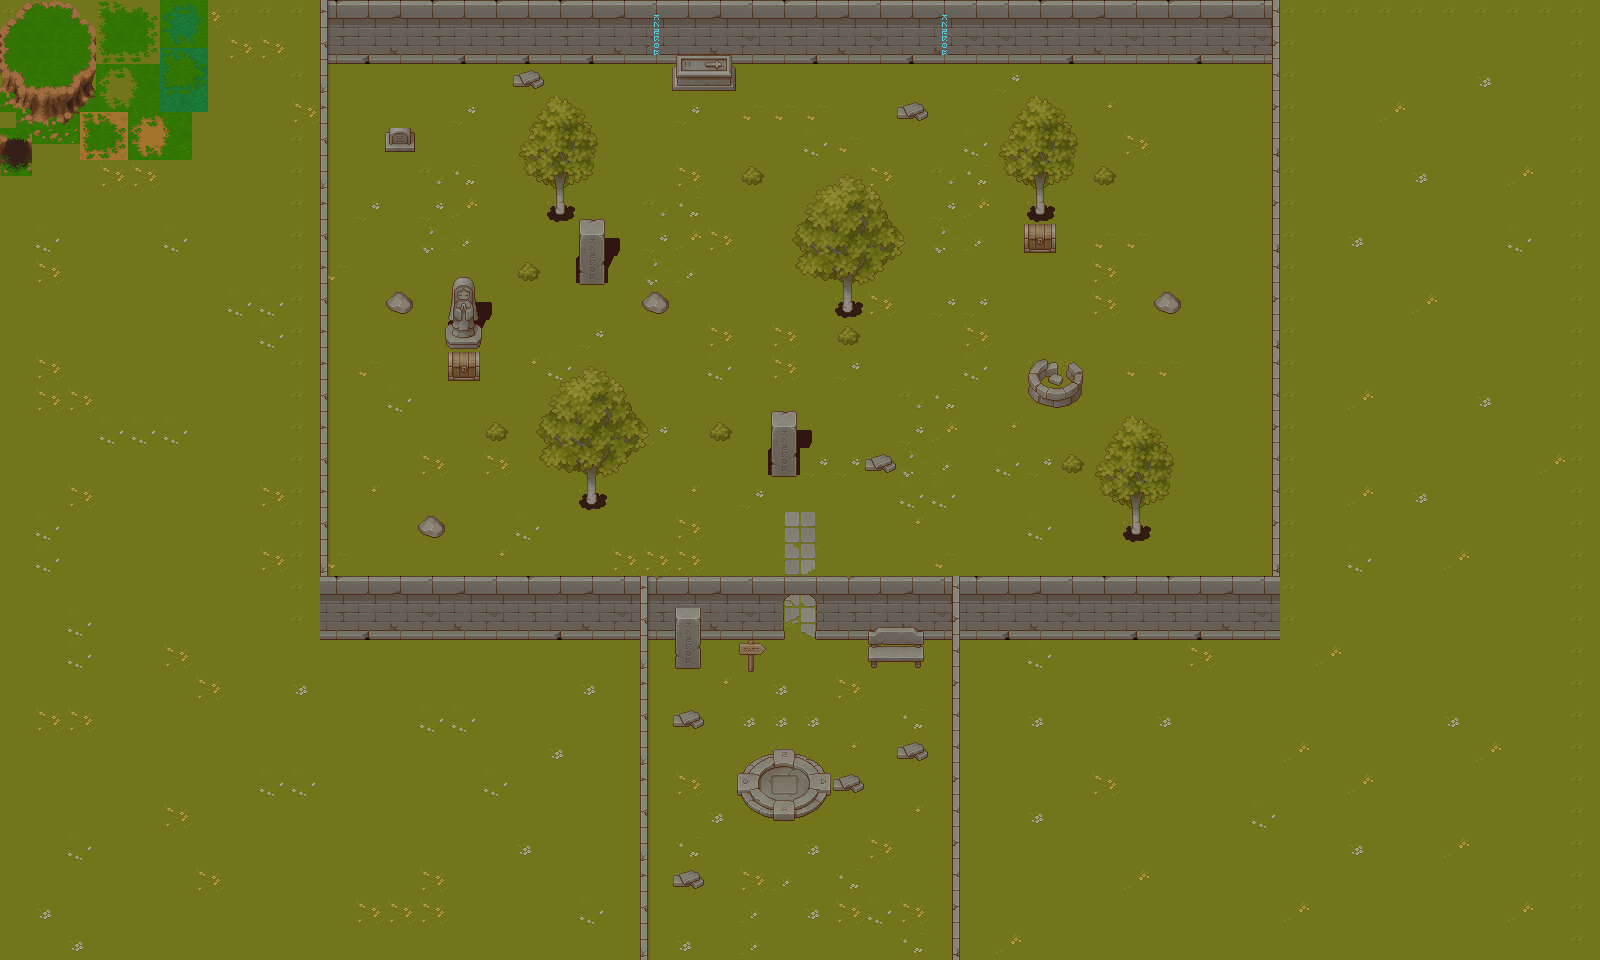

Rendered tile map (Tiled .tmx) drawn with the repository's tilesets; below, a short description and the map source with its tile grids summarised:
An orthogonal 50x30 tile map with 32x32 px tiles, 6 tile layers (Suelo, SHADOWS, MUROS, MUROS LATERALES, ...), 10 tilesets.

<map version="1.9" tiledversion="1.9.2" orientation="orthogonal" renderorder="right-down" width="50" height="30" tilewidth="32" tileheight="32" infinite="0" nextlayerid="11" nextobjectid="1">
 <tileset firstgid="1" source="Tilset/Tiles.tsx" />
 <tileset firstgid="145" source="Tilset/Enviroment Props.tsx" />
 <tileset firstgid="289" source="Tilset/Trees.tsx" />
 <tileset firstgid="366" source="Tilset/TX Tileset Grass.tsx" />
 <tileset firstgid="430" source="Tilset/TX Tileset Wall.tsx" />
 <tileset firstgid="686" source="Tilset/TX Props.tsx" />
 <tileset firstgid="942" source="Tilset/TX Struct.tsx" />
 <tileset firstgid="1198" source="Tilset/TX Plant.tsx" />
 <tileset firstgid="1454" source="Tilset/TX Shadow Plant.tsx" />
 <tileset firstgid="1710" source="Tilset/TX Shadow.tsx" />
 <layer id="5" name="Suelo" width="50" height="30">
  <data>[1500 cells, 1500 non-empty, 23 distinct tile ids]</data>
 </layer>
 <layer id="10" name="SHADOWS" width="50" height="30">
  <data>[1500 cells, 100 non-empty, 15 distinct tile ids]</data>
 </layer>
 <layer id="6" name="MUROS" width="50" height="30">
  <data>[1500 cells, 20 non-empty, 12 distinct tile ids]</data>
 </layer>
 <layer id="7" name="MUROS LATERALES" width="50" height="30">
  <data>[1500 cells, 105 non-empty, 29 distinct tile ids]</data>
 </layer>
 <layer id="8" name="plantas" width="50" height="30">
  <data>[1500 cells, 93 non-empty, 38 distinct tile ids]</data>
 </layer>
 <layer id="9" name="OBJETOS" width="50" height="30">
  <data>[1500 cells, 72 non-empty, 61 distinct tile ids]</data>
 </layer>
</map>
